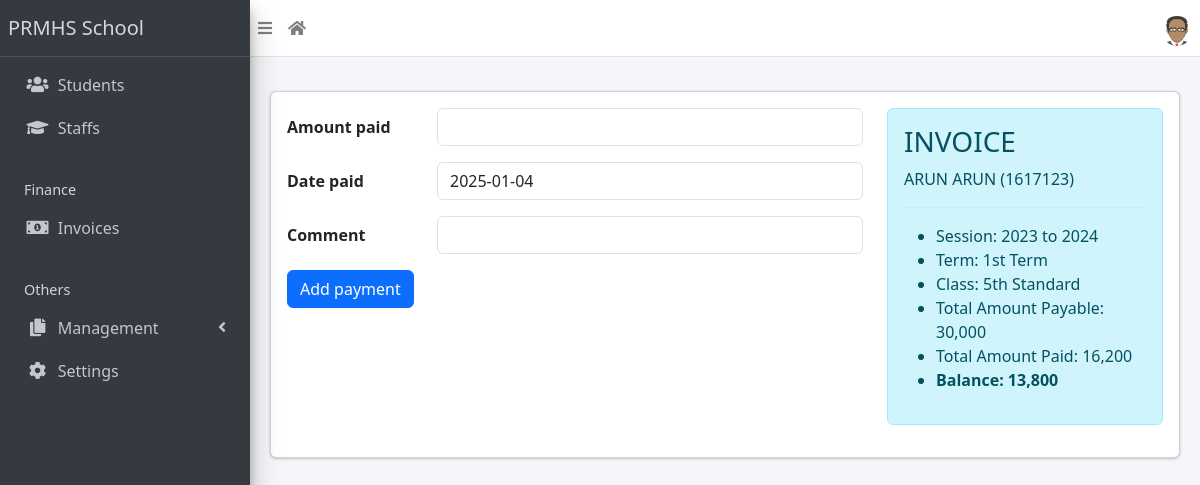
The page /finance/receipt/create?invoice=24 (signed in) on the database its author committed.
### apps/finance/models.py (models this page shows, shortened)
class Invoice(models.Model):
    student = models.ForeignKey(Student, on_delete=models.CASCADE)
    session = models.ForeignKey(AcademicSession, on_delete=models.CASCADE)
    term = models.ForeignKey(AcademicTerm, on_delete=models.CASCADE)
    class_for = models.ForeignKey(StudentClass, on_delete=models.CASCADE)
    balance_from_previous_term = models.IntegerField(default=0)
    status = models.CharField(
        max_length=20,
        choices=[("active", "Active"), ("closed", "Closed")],
        default="active",
    )
    passport = models.ImageField(upload_to='passports/', null=True, blank=True)
    date = models.DateTimeField(auto_now_add=True,)
    class Meta:
        ordering = ["student", "term"]
    def __str__(self):
        return f"{self.student}"
    def balance(self):
        payable = self.total_amount_payable()
        paid = self.total_amount_paid()
        return payable - paid
    def amount_payable(self):
        items = InvoiceItem.objects.filter(invoice=self)
        total = 0
        for item in items:
            total += item.amount
        return total
    def total_amount_payable(self):
        return self.balance_from_previous_term + self.amount_payable()
    def total_amount_paid(self):
        receipts = Receipt.objects.filter(invoice=self)
        amount = 0
        for receipt in receipts:
            amount += receipt.amount_paid
        return amount

class InvoiceItem(models.Model):
    invoice = models.ForeignKey(Invoice, on_delete=models.CASCADE)
    description = models.CharField(max_length=200)
    amount = models.IntegerField()

class Receipt(models.Model):
    invoice = models.ForeignKey(Invoice, on_delete=models.CASCADE)
    amount_paid = models.IntegerField()
    date_paid = models.DateField(default=timezone.now)
    comment = models.CharField(max_length=200, blank=True)

### apps/students/models.py (models this page shows, shortened)
class Student(models.Model):
    STATUS_CHOICES = [("active", "Active"), ("inactive", "Inactive")]
    GENDER_CHOICES = [("male", "Male"), ("female", "Female")]
    current_status = models.CharField(
        max_length=10, choices=STATUS_CHOICES, default="active"
    )
    registration_number = models.CharField(max_length=200, unique=True)
    surname = models.CharField(max_length=200)
    firstname = models.CharField(max_length=200)
    other_name = models.CharField(max_length=200, blank=True)
    gender = models.CharField(max_length=10, choices=GENDER_CHOICES, default="male")
    date_of_birth = models.DateField(default=timezone.now)
    current_class = models.ForeignKey(
        StudentClass, on_delete=models.SET_NULL, blank=True, null=True
    )
    date_of_admission = models.DateField(default=timezone.now)
    mobile_num_regex = RegexValidator(
        regex="^[0-9]{10,15}$", message="Entered mobile number isn't in a right format!"
    )
    parent_mobile_number = models.CharField(
        validators=[mobile_num_regex], max_length=13, blank=True
    )
    address = models.TextField(blank=True)
    others = models.TextField(blank=True)
    passport = models.ImageField(blank=True, upload_to="students/passports/")
    class Meta:
        ordering = ["surname", "firstname", "other_name"]
    def __str__(self):
        return f"{self.surname} {self.firstname} {self.other_name} ({self.registration_number})"

### apps/corecode/models.py (models this page shows)
class AcademicSession(models.Model):
    name = models.CharField(max_length=200, unique=True)
    current = models.BooleanField(default=True)
    class Meta:
        ordering = ["-name"]
    def __str__(self):
        return self.name

class AcademicTerm(models.Model):
    name = models.CharField(max_length=20, unique=True)
    current = models.BooleanField(default=True)
    class Meta:
        ordering = ["name"]
    def __str__(self):
        return self.name

class StudentClass(models.Model):
    name = models.CharField(max_length=200, unique=True)
    class Meta:
        verbose_name = "Class"
        verbose_name_plural = "Classes"
        ordering = ["name"]
    def __str__(self):
        return self.name

### apps/finance/views.py (the view, shortened to what this page needs)
# urls.py: path("receipt/create", ReceiptCreateView.as_view(), name="receipt-create"),
class ReceiptCreateView(LoginRequiredMixin, CreateView):
    model = Receipt
    fields = ["amount_paid", "date_paid", "comment"]
    success_url = reverse_lazy("invoice-list")
    def get_context_data(self, **kwargs):
        context = super(ReceiptCreateView, self).get_context_data(**kwargs)
        invoice = Invoice.objects.get(pk=self.request.GET["invoice"])
        context["invoice"] = invoice
        return context

### apps/corecode/context_processors.py (called while the page is built)
def site_defaults(request):
    current_session = AcademicSession.objects.get(current=True)
    current_term = AcademicTerm.objects.get(current=True)
    vals = SiteConfig.objects.all()
    contexts = {
        "current_session": current_session.name,
        "current_term": current_term.name,
    }
    for val in vals:
        contexts[val.key] = val.value
    return contexts

### apps/finance/templates/finance/receipt_form.html (shortened to what this page needs)
{% extends 'base.html' %}
{% load humanize %}
{% block content %}
<div class="row">
  <div class="col-8">
    <form action="" method="POST">
      {% include 'corecode/form_snippet.html' %}
      <input type="submit" class="btn btn-primary" value="Add payment">
    </form>
  </div>
  <div class="col-4">
    <div class="alert alert-info" role="alert">
      <h3>INVOICE</h3>
      <p>{{invoice | upper}}</p>
      <hr>
      <ul>
        <li>Session: {{ invoice.session }}</li>
        <li>Term: {{ invoice.term }}</li>
        <li>Class: {{ invoice.class_for }}</li>
        <li>Total Amount Payable: {{invoice.total_amount_payable | intcomma }}
        </li>
        <li>Total Amount Paid: {{ invoice.total_amount_paid | intcomma }}</li>
        <li><strong>Balance: {{invoice.balance | intcomma }}</strong></li>
      </ul>
    </div>
  </div>
</div>
{% endblock content %}

### rows shown on the page
Invoice: student.registration_number "ARUN ARUN (1617123)", session "2023 to 2024", term "1st Term", class_for "5th Standard", total_amount_payable "30,000", total_amount_paid "16,200", balance "13,800"

### other values the page prints
{{ School_name | default:"PRMHS School" }} "PRMHS School"
{{ field.label }} "Amount paid" "Date paid" "Comment"
